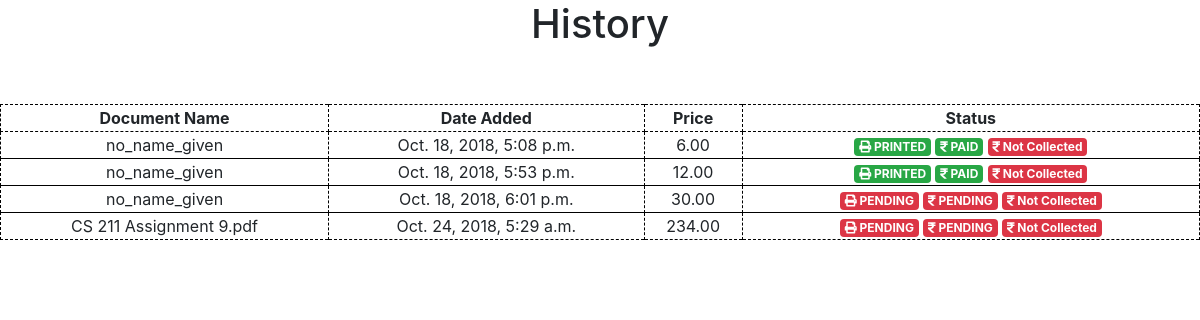
Page /users/ (signed in) on the earlier database version.
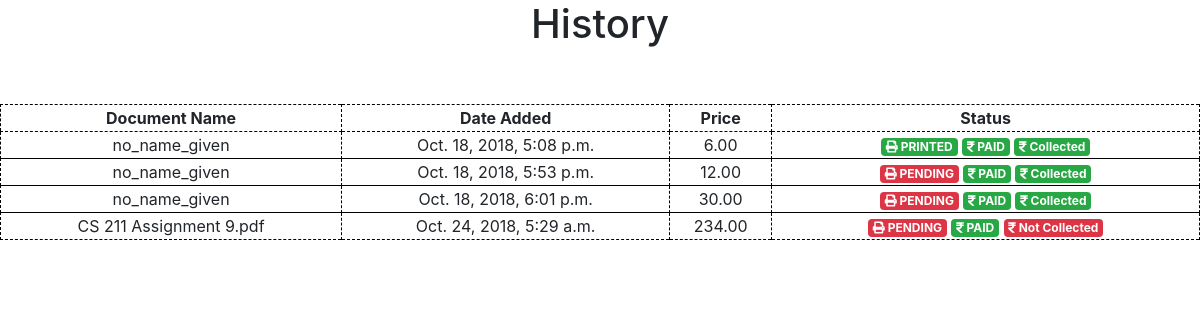
Same page on the later database version.
### Eprint_users/models.py (models this page shows, shortened)
class PrintDocs(models.Model):
    description = models.CharField(max_length=255, default='')
    document = models.FileField(upload_to='media/documents/')
    file_name = models.CharField(max_length=500, default='no_name_given')
    date_uploaded = models.DateTimeField(auto_now_add=True)
    colour = models.BooleanField(default=False)  # 0 for black
    copies = models.SmallIntegerField(default=1)
    task_by = models.ForeignKey(User, on_delete=models.SET(get_sentinel_user))
    num_pages = models.SmallIntegerField(default=1)
    price = models.DecimalField(default=0, max_digits=10, decimal_places=2)
    completed = models.BooleanField(default=False)
    paid = models.BooleanField(default=False)
    collected = models.BooleanField(default=False)

### Eprint_users/views.py (the view)
# urls.py: path('', views.history, name='users-history'),
@login_required
def history(request):
    return render(request, 'Eprint_users/history.html', {'tasks': request.user.printdocs_set.all()})

### Eprint_users/templates/Eprint_users/history.html
{% extends "ground/base.html" %}
{% block content %}
    <center>
        <h1>History</h1><br><br>
        <table class="bill-table" border="1|0">
            <tr>
                <th>Document Name</th>
                <th>Date Added</th>
                <th>Price</th>
                <th>Status</th>
            </tr>
            {% for task in tasks %}
                <tr>
                    <td>{{ task.file_name }}</td>
                    <td>{{ task.date_uploaded }}</td>
                    <td>{{ task.price }}</td>
                    <td>{% if task.completed %}
                            <span class="badge badge-success align-middle">
                                <i class="fas fa-print"></i>
                                PRINTED
                            </span>
                        {% else %}
                            <span class="badge badge-danger align-middle">
                                <i class="fas fa-print"></i>
                                PENDING
                            </span>
                        {% endif %}
                        {% if task.paid %}
                            <span class="badge badge-success align-middle">
                                <i class="fas fa-rupee-sign"></i>
                                PAID
                            </span>
                        {% else %}
                            <span class="badge badge-danger align-middle">
                                <i class="fas fa-rupee-sign"></i>
                                PENDING
                            </span>
                        {% endif %}
                        {% if task.collected %}
                            <span class="badge badge-success align-middle">
                                <i class="fas fa-rupee-sign"></i>
                                Collected
                            </span>
                        {% else %}
                            <span class="badge badge-danger align-middle">
                                <i class="fas fa-rupee-sign"></i>
                                Not Collected
                            </span>
                        {% endif %}
                    </td>
                </tr>
            {% endfor %}
        </table>
    </center>
{% endblock content %}

Differences in the rows shown:
changed PrintDocs "Oct. 18, 2018, 5:08 p.m.": collected "Not Collected" → "Collected"
changed PrintDocs "Oct. 18, 2018, 5:53 p.m.": completed "PRINTED" → "PENDING"; collected "Not Collected" → "Collected"
changed PrintDocs "Oct. 18, 2018, 6:01 p.m.": paid "PENDING" → "PAID"; collected "Not Collected" → "Collected"
changed PrintDocs "CS 211 Assignment 9.pdf": paid "PENDING" → "PAID"
